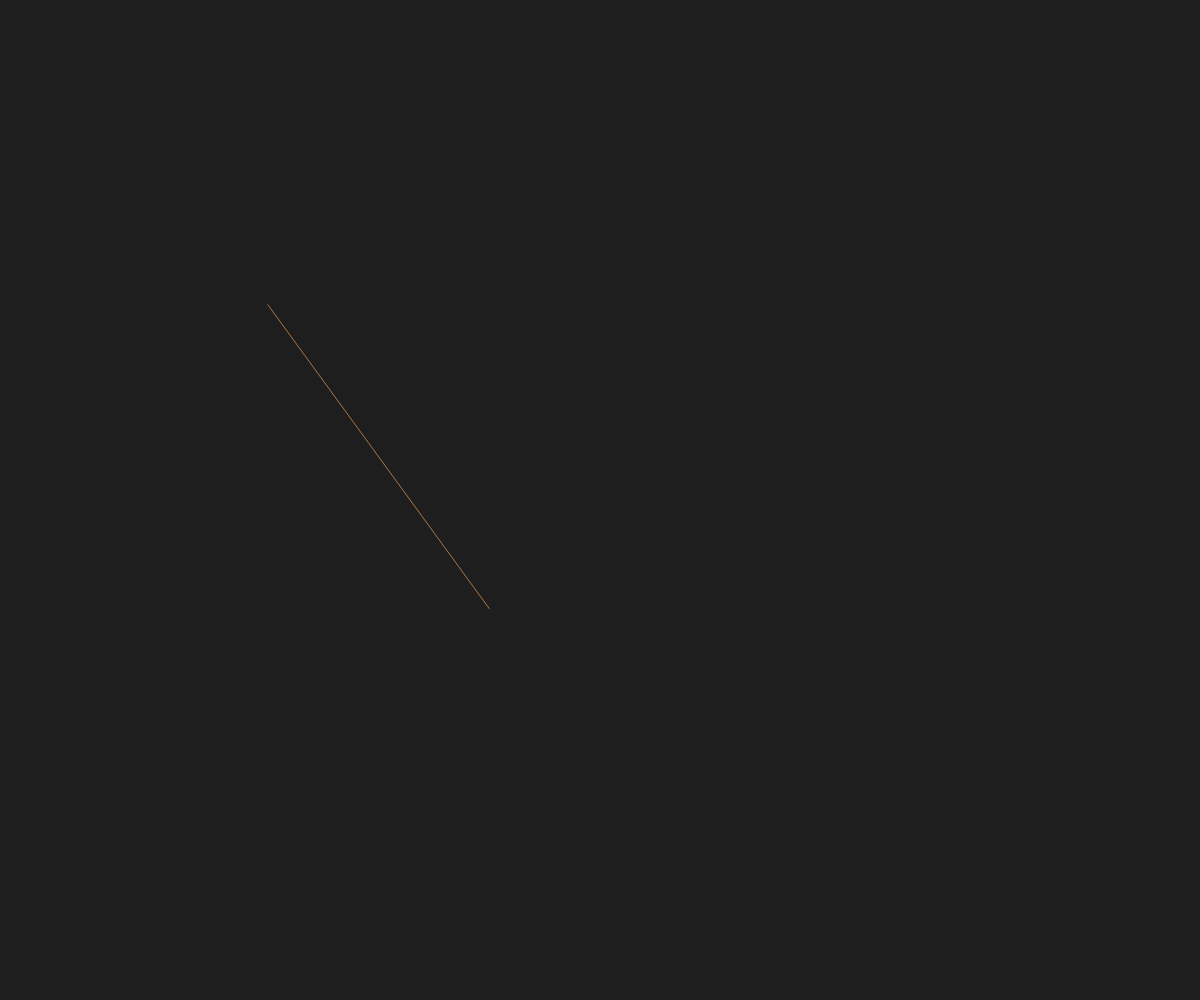
Frame 1 (no input)
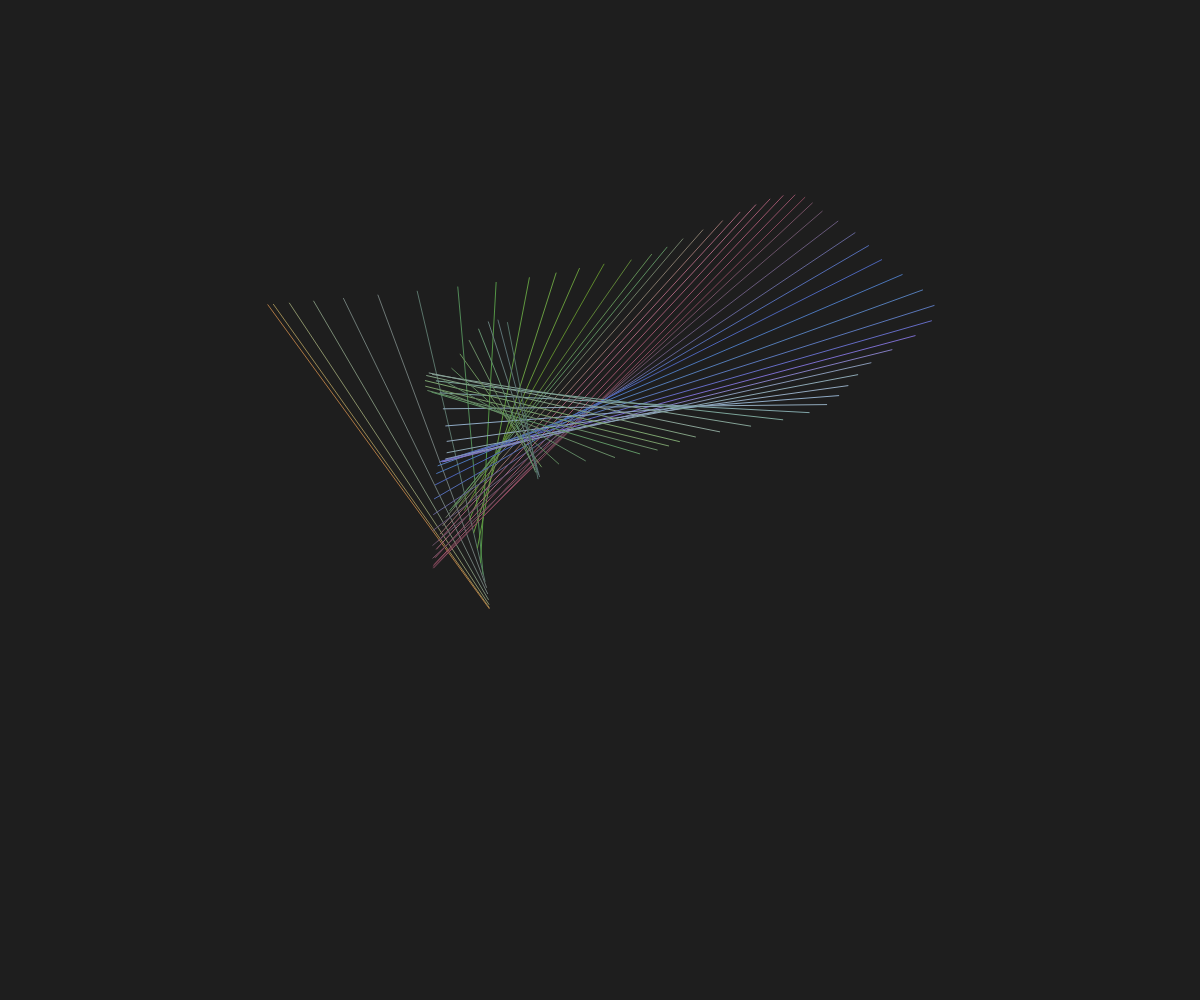
Frame 60 (no input)
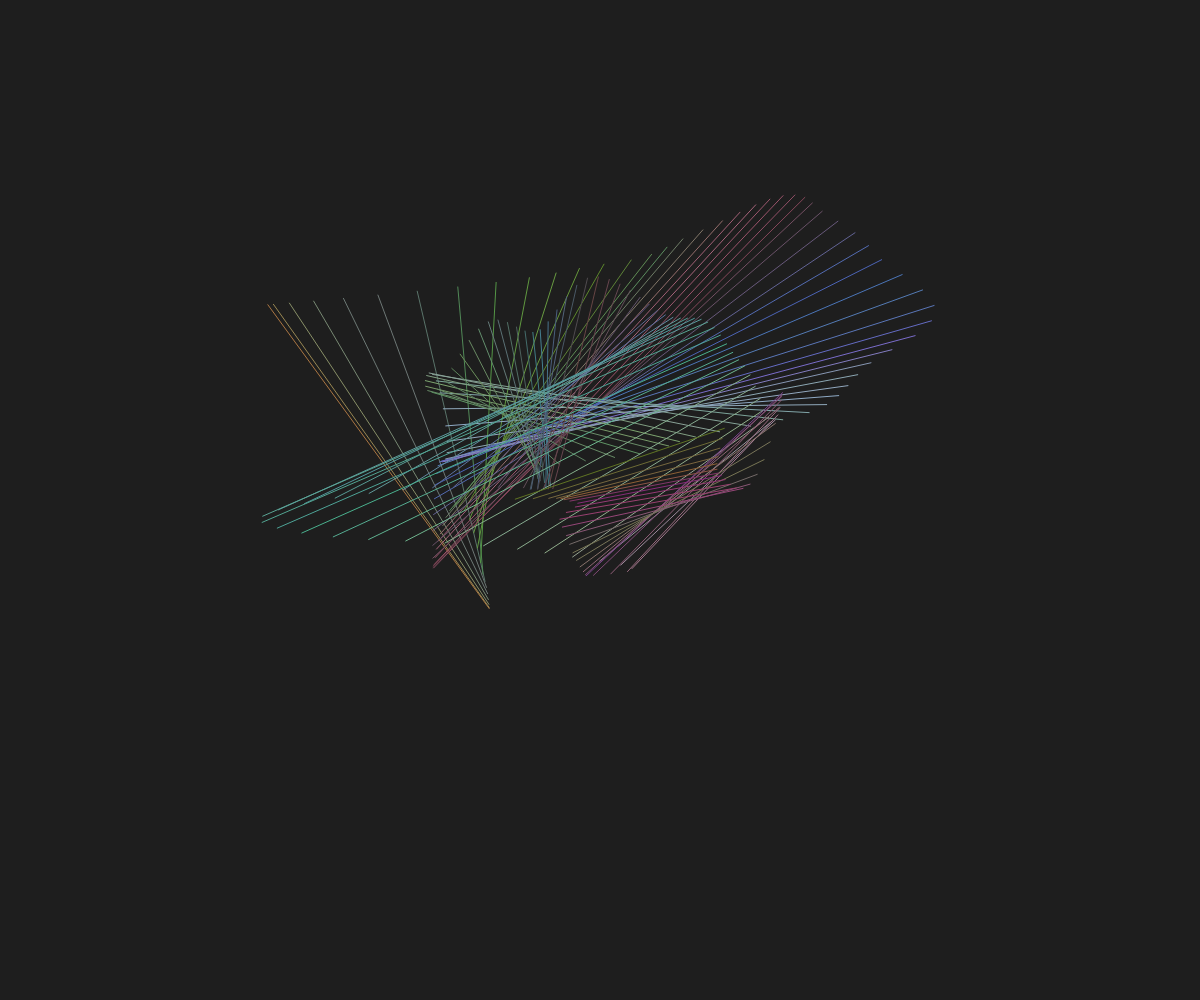
Frame 120 (the mouse pressed at the canvas centre since frame 60)

The p5.js sketch that drew these frames (run headless with seeded random() and noise() and a simulated clock; from frame 60 on, the mouse is pressed at the canvas centre):

// p5.js sketch
// ── sketch.js
let sizeoffset =0.0;
let coloroffset = 0.0;
let xoffset =1.0;
let yoffset=1.0;
let zoffset=0.0;

let r;
let g;
let b;

function setup() {
  createCanvas(windowWidth,windowHeight);
  background(30);
}

function draw(){
  noStroke();
  // x, y and z offsets by the widht and height
  let lineX1 = noise(xoffset)*width;
  let lineY1 = noise(yoffset+10)*height;
  let lineX2 = noise(xoffset+20)*width;
  let lineY2 = noise(yoffset+30)*height;
  let lineZ1 = noise(zoffset+40)*width;
  let lineZ2 = noise(zoffset+60)*height;

// color offsets to each pixels
  let r = noise(coloroffset)*255;
  let g = noise(coloroffset +10)*255;
  let b = noise(coloroffset +20)*255;

 noFill();
 strokeWeight(1);
 stroke(r,g,b);
 // draw a line at each x,y and z offset cooridinates
  line (lineX1,lineY1,lineZ1,lineX2,lineY2,lineZ2);
  //incerments for xoffset, yoffset, zoffset and color offset values

  sizeoffset = sizeoffset + 0.5;
  coloroffset =coloroffset +0.1;
  xoffset = xoffset+0.01;
  yoffset =yoffset+0.02;
  zoffset=zoffset+0.03;
}
